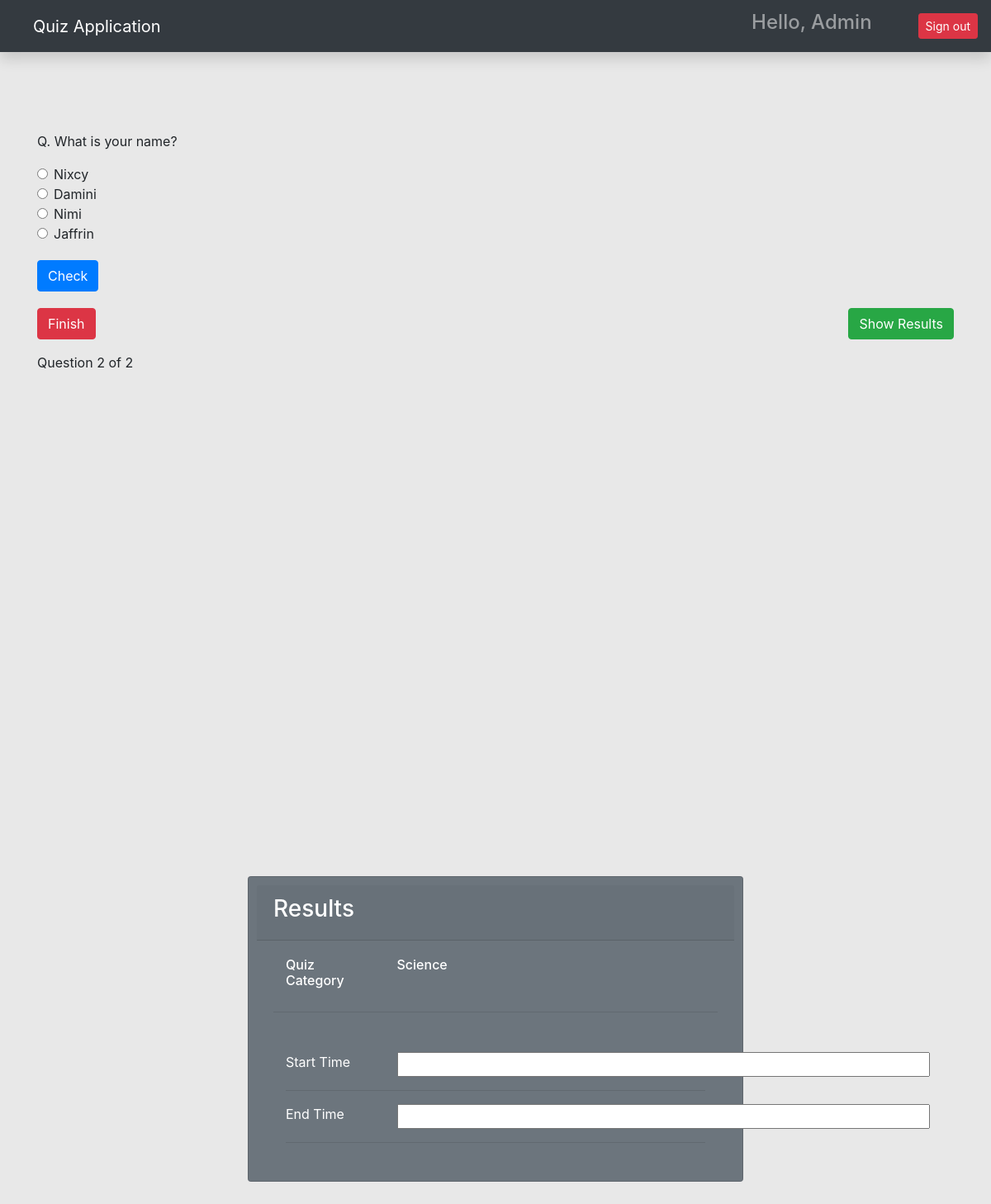
Page /quiz/category/1/?page=2 (signed in) on the committed database.
### quiz/models.py (models this page shows, shortened)
class Question(models.Model):
    choice = models.ForeignKey(Category, on_delete=models.CASCADE)
    question = models.CharField(max_length=250)
    answer = models.CharField(max_length=100)
    option_one = models.CharField(max_length=100)
    option_two = models.CharField(max_length=100)
    option_three = models.CharField(max_length=100, blank=True)
    option_four = models.CharField(max_length=100, blank=True)
    created_at = models.DateTimeField(auto_now_add=True)
    updated_at = models.DateTimeField(auto_now=True)

class Category(models.Model):
    owner = models.ForeignKey(to=User, on_delete=models.CASCADE)
    category = models.CharField(max_length=200)
    def __str__(self):
        return self.category

### quiz/views.py (the view, shortened to what this page needs)
# urls.py: path('category/<int:pk>/', take_quiz, name='take_quiz'),
@login_required(login_url='/login/')
def take_quiz(request, pk):
    questions = Question.objects.filter(choice=pk).order_by('-created_at')
    paginator = Paginator(questions,1)
    page_number = request.GET.get('page')
    page_obj = Paginator.get_page(paginator, page_number)
    context = {'questions': questions, 'page_obj': page_obj,}
    if request.method == 'GET':
        request.session['previous_page'] = request.path_info + "?page=" + request.GET.get("page", '1')
        return render(request, 'quiz.html', context)

### templates/quiz.html (shortened to what this page needs)
{% extends 'base.html' %}
{% load static %}
{% block content %}
<div id="section1">
<div class="container mt-5 pt-5">
{% for question in page_obj %}
<form action="" method="post">
  <p>Q. {{question.question}}</p>
  <div class="form-check">
  <input class="form-check-input" type="radio" name="option" id="option_one" value="{{question.option_one}}">
    {{question.option_one}}
</div>
<div class="form-check">
  <input class="form-check-input" type="radio" name="option" id="option_two" value="{{question.option_two}}">
    {{question.option_two}}
</div>
<div class="form-check">
  <input class="form-check-input" type="radio" name="option" id="option_three" value="{{question.option_three}}">
    {{question.option_three}}
</div>
<div class="form-check lower-radio">
  <input class="form-check-input" type="radio" name="option" id="option_four" value="{{question.option_four}}">
    {{question.option_four}}
</div>
  <input class="btn btn-primary check-btn" type="submit" value="Check" id="check" onclick="displayRadioValue();"/>
</form>
</div>
{% endfor %}
<div class="container">
  <div class="pagination-btns">
    <ol class="pagination align-right mr-auto">
        <li class="page-item">
          <input type="button" class="btn btn-danger" id="finish-btn" value="Finish">
        </li>
          <a href="#section2" class="btn btn-success show-result-btn ml-auto" id="show-result-btn">Show Results</a>
    </ol>
Question {{page_obj.number}} of {{page_obj.paginator.num_pages}}
</div>
</div>
    <br><br>
</div>
<div  id="section2">
<div class="card text-white bg-secondary mb-3 quizresults">
    <div class="card-header"><h3>Results</h3></div>
    <div class="card-body">
    <div class="container">
    <div class="row">
      <h6 class="card-title col-3">Quiz Category</h6>
      {% for question in page_obj %}
      <h6 class="card-title col-8">{{question.choice}} </h6>
      {% endfor %}
    </div>
    </div>
    <hr>
      <div class="container mt-lg-5">
      <div class="row">
        <div class="col-3">Start Time</div>
        <div class="col-8" id="displayStartTime">
        <input type="text" size="58" id="startTimeField" readonly="true">
        </div>
      </div>
      <hr>
      <div class="row">
        <div class="col-3">End Time</div>
        <div class="col-8" id="displayEndTime">
        <input type="text" size="58" id="endTimeField" readonly="true">
        </div>
      </div>
      <hr>
      </div>
    </div>
  </div>
      <br><br><br><br><br><br>
</div>
{% endblock content %}

### templates/base.html (shortened to what this page needs)
{% load static %}
<html lang="en">
  <head>
    <link href="{% static 'css/bootstrap.min.css'%}" rel="stylesheet" />
    <link href="{% static 'css/main.css'%}" rel="stylesheet" />
    <link
      rel="stylesheet"
      href="https://maxcdn.bootstrapcdn.com/bootstrap/4.0.0/css/bootstrap.min.css"
    />
    <link rel="stylesheet" href="{% static 'css/styles.css' %}">
  </head>
  <body>
    <nav
      class="navbar navbar-dark sticky-top bg-dark flex-md-nowrap p-0 shadow"
    >
      <a class="navbar-brand col-md-3 col-lg-2 me-0 px-3 ml-4" href="{% url 'index_page' %}"
        >Quiz Application</a>
      <ul class="navbar-nav px-3" style="display: flex; flex-direction: row; align-items:center;">
      <li class="nav-item text-nowrap">
      <div href="" class="nav-link">
      <h4 class="text text-capitalize">
      Hello, {{request.user.username}}
      </h4>
      </div>
        <li class="nav-item text-nowrap mt-3 ml-2">
          <form action="{% url 'logout' %}" method="post">
            <input class="btn btn-danger btn-sm ml-5" type="submit" value="Sign out">
          </form>
        </li>
      </ul>
    </nav>
    {% block content %}
    {% endblock content %}
  </body>
</html>

### quiz/static/css/styles.css (style rules this page uses)
body { overflow: hidden; background-color: #e8e8e8; }
.check-btn { margin-top: 10px; }
.pagination-btns { margin-top: 20px; }
.lower-radio { margin-bottom: 10px; }
.quizresults { margin: auto; margin-top: 150px; width: 50%; padding: 10px; }
#section1 { height: 100vh; }
#section2 { height: 100vh; }
.show-result-btn { float: right; }

### rows in the picture
Question: question "What is your name?", option_one "Nixcy", option_two "Damini", option_three "Nimi", option_four "Jaffrin", choice "Science"

### other values in the picture
{{ request.user.username }} "Admin"
{{ page_obj.number }} "2"
{{ page_obj.paginator.num_pages }} "2"
